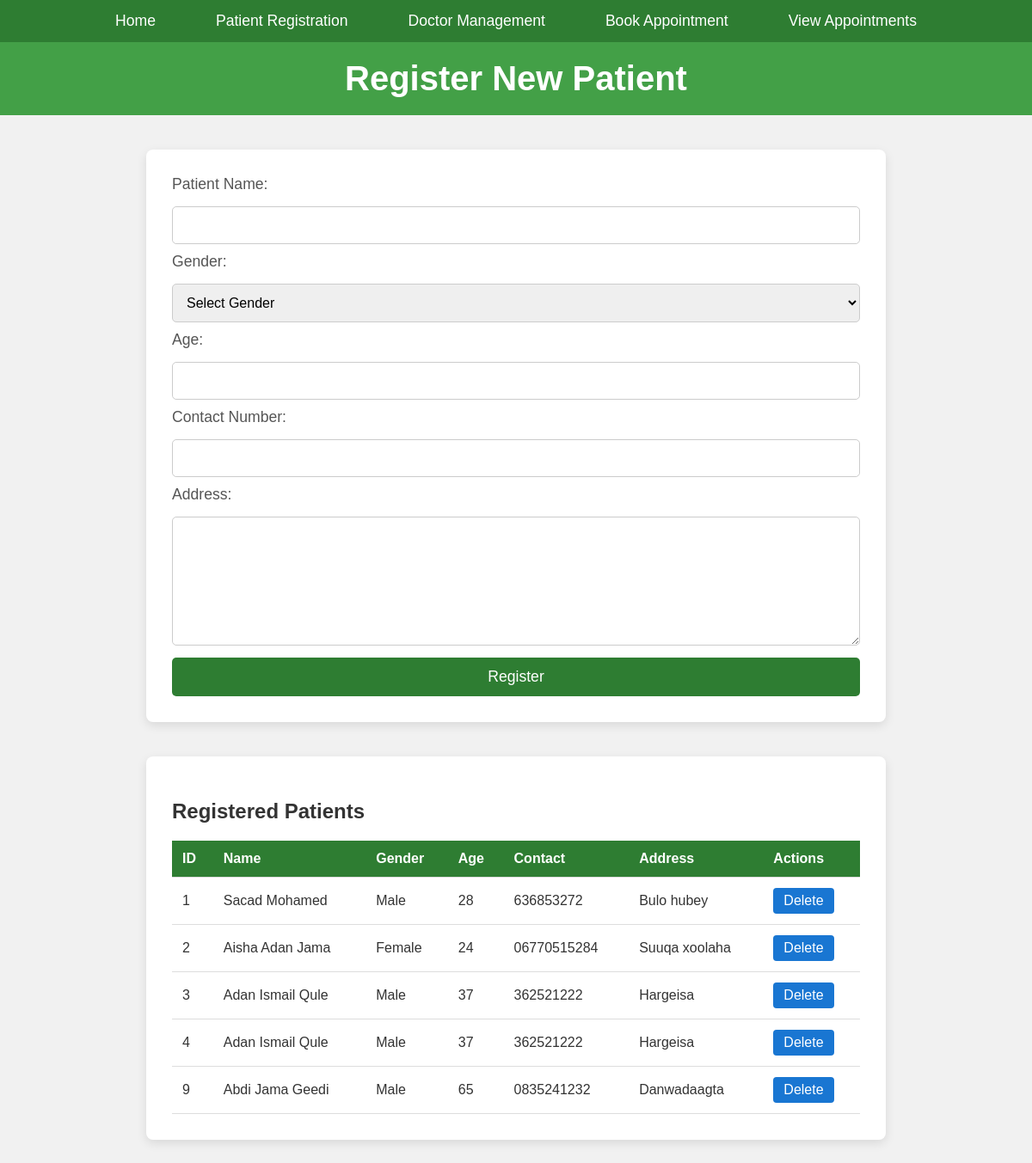
The page /patient_registration.PHP on the database its author committed.
### tables this page shows
CREATE TABLE `patients` (
  `id` int(11) NOT NULL,
  `fullname` varchar(100) NOT NULL,
  `gender` varchar(10) DEFAULT NULL,
  `age` int(11) DEFAULT NULL,
  `contact` varchar(15) DEFAULT NULL,
  `address_det` text DEFAULT NULL
);

### patient_registration.PHP (the view, shortened to what this page needs)
<?php
include('config.php');
?>
<!DOCTYPE html>
<html lang="en">
<head>
</head>
<body>
    <nav>
        <ul>
            <li><a href="index.php">Home</a></li>
            <li><a href="patient_registration.php">Patient Registration</a></li>
            <li><a href="doctor_management.php">Doctor Management</a></li>
            <li><a href="appointment_booking.php">Book Appointment</a></li>
            <li><a href="appointments.php">View Appointments</a></li>
        </ul>
    </nav>
    <h1>Register New Patient</h1>
    <div class="container">
        <form method="POST">
            <label for="fullname">Patient Name:</label>
            <input type="text" name="fullname" required>
            <label for="gender">Gender:</label>
            <select name="gender" required>
                <option value="" disabled selected>Select Gender</option>
            </select>
            <label for="age">Age:</label>
            <input type="number" name="age" required>
            <label for="contact">Contact Number:</label>
            <input type="text" name="contact" required>
            <label for="address_det">Address:</label>
            <textarea name="address_det"></textarea>
            <input type="submit" value="Register">
        </form>
    </div>
    <div class="container">
        <h2>Registered Patients</h2>
        <?php
        $result = $conn->query("SELECT * FROM patients");
        if ($result->num_rows > 0) {
            echo "<table>";
            echo "<tr><th>ID</th><th>Name</th><th>Gender</th><th>Age</th><th>Contact</th><th>Address</th><th>Actions</th></tr>";
            while ($row = $result->fetch_assoc()) {
                echo "<tr>
                        <td>" . $row['id'] . "</td>
                        <td>" . $row['fullname'] . "</td>
                        <td>" . $row['gender'] . "</td>
                        <td>" . $row['age'] . "</td>
                        <td>" . $row['contact'] . "</td>
                        <td>" . $row['address_det'] . "</td>
                        <td>
                            <a href='?delete_id=" . $row['id'] . "'><button>Delete</button></a>
                        </td>
                    </tr>";
            }
            echo "</table>";
        } else {
            echo "<p>No patients registered yet.</p>";
        }
        ?>
    </div>
</body>
</html>

### patient_registration.PHP (style rules this page uses)
body { font-family: 'Arial', sans-serif; margin: 0; padding: 0; background-color: #f1f1f1; color: #333; }
nav { background-color: #2e7d32; overflow: hidden; }
nav ul { list-style-type: none; margin: 0; padding: 0; display: flex; justify-content: center; }
nav ul li { margin: 0 15px; }
nav ul li a { color: white; text-decoration: none; padding: 14px 20px; display: block; font-size: 1.1rem; }
h1 { background-color: #43a047; color: white; text-align: center; padding: 20px 0; margin: 0; font-size: 2.5rem; }
.container { max-width: 800px; margin: 40px auto; background-color: #fff; padding: 30px; border-radius: 8px; box-shadow: 0 4px 12px rgba(0, 0, 0, 0.1); }
label { font-size: 1.1rem; margin-bottom: 5px; display: inline-block; color: #555; }
input[type="text"], input[type="number"], textarea, select { width: 100%; padding: 12px; margin: 10px 0; border: 1px solid #ccc; border-radius: 5px; font-size: 1rem; box-sizing: border-box; transition: all 0.3s ease; }
textarea { height: 150px; resize: vertical; }
input[type="submit"] { background-color: #2e7d32; color: white; font-size: 1.1rem; padding: 12px 20px; border: none; border-radius: 5px; cursor: pointer; width: 100%; transition: background-color 0.3s ease; }
table { width: 100%; margin-top: 20px; border-collapse: collapse; }
table th, table td { padding: 12px; text-align: left; border-bottom: 1px solid #ddd; }
table th { background-color: #2e7d32; color: white; }
button { background-color: #1976d2; color: white; padding: 6px 12px; border: none; border-radius: 4px; cursor: pointer; font-size: 1rem; }

### rows shown on the page
patients: id "1", fullname "Sacad Mohamed", gender "Male", age "28", contact "636853272", address_det "Bulo hubey"
patients: id "2", fullname "Aisha Adan Jama", gender "Female", age "24", contact "06770515284", address_det "Suuqa xoolaha"
patients: id "3", fullname "Adan Ismail Qule", gender "Male", age "37", contact "362521222", address_det "Hargeisa"
patients: id "4", fullname "Adan Ismail Qule", gender "Male", age "37", contact "362521222", address_det "Hargeisa"
patients: id "9", fullname "Abdi Jama Geedi", gender "Male", age "65", contact "0835241232", address_det "Danwadaagta"
